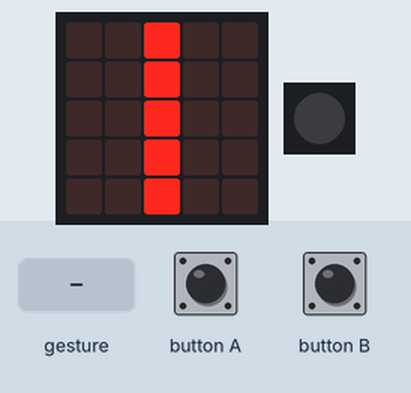
A program run on a simulated Calliope mini (MakeCode). Shown: the board's 5×5 LED display, 1 RGB LEDs in strip order, left to right. Inputs (shaded band) come from the test bench. Random numbers come from a fixed seed; a tilt is held for 1.5 s and a shake lasts 1 s, then the board lies face up again.

Above: at 1.2 s.
1.3 s: button A pressed for 0.15 s
At 3.4 s:
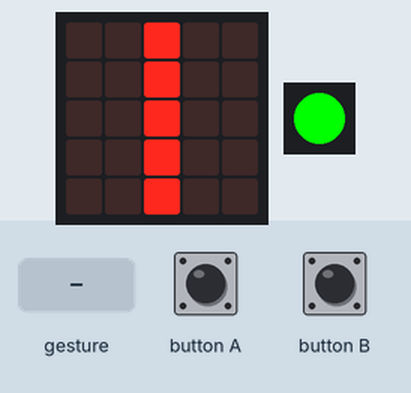
3.7 s: button B pressed for 0.15 s
At 5.0 s:
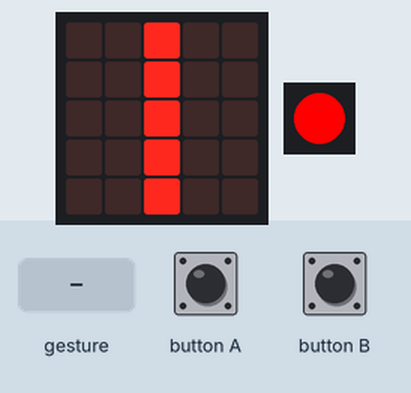
6.0 s: gesture 'shake'
At 6.4 s:
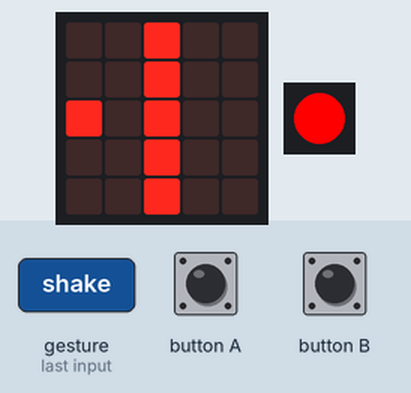
8.1 s: button A pressed for 0.15 s
At 9.1 s:
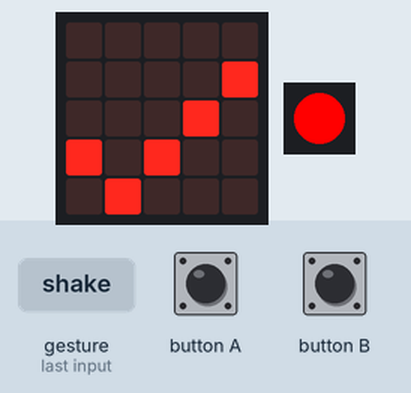
10.7 s: button A pressed for 0.15 s
At 11.3 s:
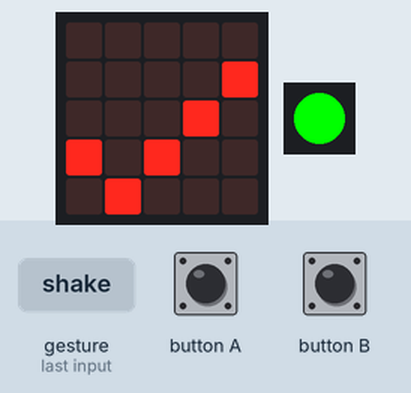
13.0 s: gesture 'shake'
At 13.78 s:
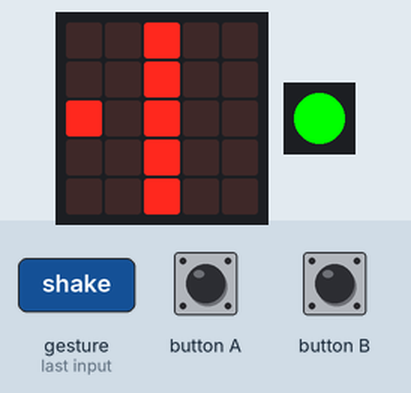
Timing chart, 0 to 16.0 s (numbered marks = the images above; inputs shaded):
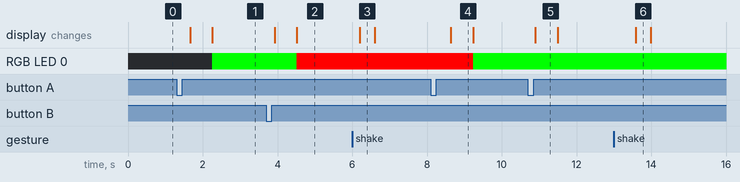

The program:

main.ts
```typescript
let zufall = 0
input.onButtonEvent(Button.A, input.buttonEventClick(), function () {
    if (zufall == 0) {
        basic.showIcon(IconNames.Yes)
        basic.setLedColor(0x00ff00)
    } else {
        basic.showIcon(IconNames.No)
        basic.setLedColor(0xff0000)
    }
    basic.pause(100)
})
input.onButtonEvent(Button.B, input.buttonEventClick(), function () {
    if (zufall == 1) {
        basic.showIcon(IconNames.Yes)
        basic.setLedColor(0x00ff00)
    } else {
        basic.showIcon(IconNames.No)
        basic.setLedColor(0xff0000)
    }
    basic.pause(100)
})
input.onGesture(Gesture.Shake, function () {
    zufall = randint(0, 1)
    if (zufall == 0) {
        basic.showLeds(`
            . . # . .
            . . # . .
            # . # . .
            . . # . .
            . . # . .
            `)
        basic.pause(50)
        basic.showLeds(`
            . . # . .
            . . # . .
            . . # . .
            . . # . .
            . . # . .
            `)
    } else {
        basic.showLeds(`
            . . # . .
            . . # . .
            . . # . #
            . . # . .
            . . # . .
            `)
        basic.pause(50)
        basic.showLeds(`
            . . # . .
            . . # . .
            . . # . .
            . . # . .
            . . # . .
            `)
    }
})
basic.forever(function () {
    basic.showLeds(`
        . . # . .
        . . # . .
        . . # . .
        . . # . .
        . . # . .
        `)
})
```

test.ts
```typescript
// Hier kann man Tests durchführen; diese Datei wird nicht kompiliert, wenn dieses Paket als Erweiterung verwendet wird.
```

Measured:
- after the input at 1.3 s, RGB LED 0: off → RGB(0, 255, 0) after 0.96 s; the display: first changes after 0.36 s (image 1 shows a later state)
- after the input at 3.7 s, RGB LED 0: RGB(0, 255, 0) → RGB(255, 0, 0) after 0.82 s; the display: first changes after 0.22 s (image 2 shows a later state)
- after the input at 6.0 s, the display: changes after 0.20 s (image 3)
- after the input at 8.1 s, RGB LED 0: RGB(255, 0, 0) → RGB(0, 255, 0) after 1.1 s; the display: changes after 0.54 s (image 4)
- after the input at 10.7 s, the display: changes after 0.20 s (image 5)
- after the input at 13.0 s, the display: changes after 0.58 s (image 6)
- what the display in image 3 shows lasts 0.4 s, from 6.2 s to 6.6 s
